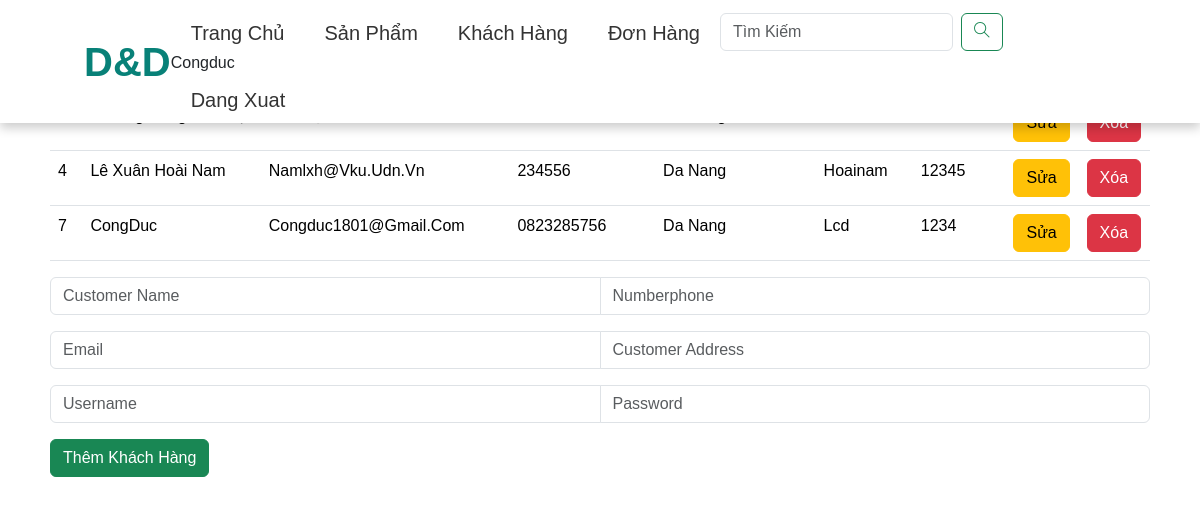
Page /index.php?action=customer (signed in) on the committed database.
### tables this page shows
CREATE TABLE `customer` (
  `customer_id` int(11) NOT NULL,
  `customer_name` varchar(50) NOT NULL,
  `customer_email` varchar(100) NOT NULL,
  `customer_phone` varchar(20) NOT NULL,
  `customer_adress` varchar(100) NOT NULL,
  `username` varchar(50) NOT NULL,
  `password` varchar(50) NOT NULL,
  `role` tinyint(4) NOT NULL
);

### App/Controller/Admin/CustomerController.php (called while the page is built, shortened)
<?php
class CustomerController extends BaseController_A
{
    private $customer;
    function __construct()
    {
        $this->customer = new customerModel;
    }
    function customer()
    {
        $this->titePage = 'Customer';
        $this->data['list_customer'] = $this->customer->get_all_customer();
        $this->View('customer', $this->titePage, $this->data);
    }
}
?>

### App/Model/databaseModel.php (called while the page is built, shortened)
<?php
class databaseModel
{
    private $host = DB_HOST;
    private $user = DB_USER;
    private $pass = DB_PASS;
    private $dbName = DB_NAME;
    private $conn;
    function __construct()
    {
        try {
            $this->conn = new PDO("mysql:host=".$this->host.";port=3306;dbname=".$this->dbName, $this->user, $this->pass);
            $this->conn->setAttribute(PDO::ATTR_ERRMODE, PDO::ERRMODE_EXCEPTION);
        } catch (PDOException $e) {
            echo $e->getMessage();
        }
    }
    function get_all($sql)
    {
        $this->stm = $this->conn->prepare($sql);
        $this->stm->execute();
        $this->stm->setFetchMode(PDO::FETCH_ASSOC);
        return $this->stm->fetchAll();
    }
}
?>

### App/Model/customerModel.php (the view, shortened to what this page needs)
<?php
class customerModel
{
    private $db;
    function __construct()
    {
        $this->db = new databaseModel;
    }
    function get_all_customer()
    {
        $sql = 'SELECT * FROM customer WHERE role = 0 ORDER BY customer_id';
        return $this->db->get_all($sql);
    }
    function show_customer($list_customer)
    {
        $html_list_category = '';
        foreach ($list_customer as $customer) {
            $html_list_category .=
                '<tr>
            <td>' . $customer['customer_id'] . '</td>
            <td>' . $customer['customer_name'] . '</td>
            <td>' . $customer['customer_email'] . '</td>
            <td>' . $customer['customer_phone'] . '</td>
            <td>' . $customer['customer_adress'] . '</td>
            <td>' . $customer['username'] . '</td>
            <td>' . $customer['password'] . '</td>
            <td> <a href="index.php?action=update_customer&customer_id= ' . $customer['customer_id'] . ' "
                    class="btn btn-warning">Sửa</a> </td>
            <td> <a href="index.php?action=delete_customer&customer_id= ' . $customer['customer_id'] . ' "
                    class="btn btn-danger">Xóa</a> </td>
        </tr>';
        }
        return $html_list_category;
    }
}
?>

### Public/css/view.css (style rules this page uses)
* { box-sizing: border-box; font-family: Arial, Helvetica, sans-serif; padding: 0; margin: 0; text-decoration: none; text-transform: capitalize; }

### rows in the picture
customer: customer_id "4", customer_name "Lê Xuân Hoài Nam", customer_email "Namlxh@vku.udn.vn", customer_phone "234556", customer_adress "Da Nang", username "Hoainam", password "12345"
customer: customer_id "7", customer_name "CongDuc", customer_email "Congduc1801@gmail.com", customer_phone "0823285756", customer_adress "Da Nang", username "Lcd", password "1234"

### other values in the picture
$_SESSION['username'] "Congduc"
